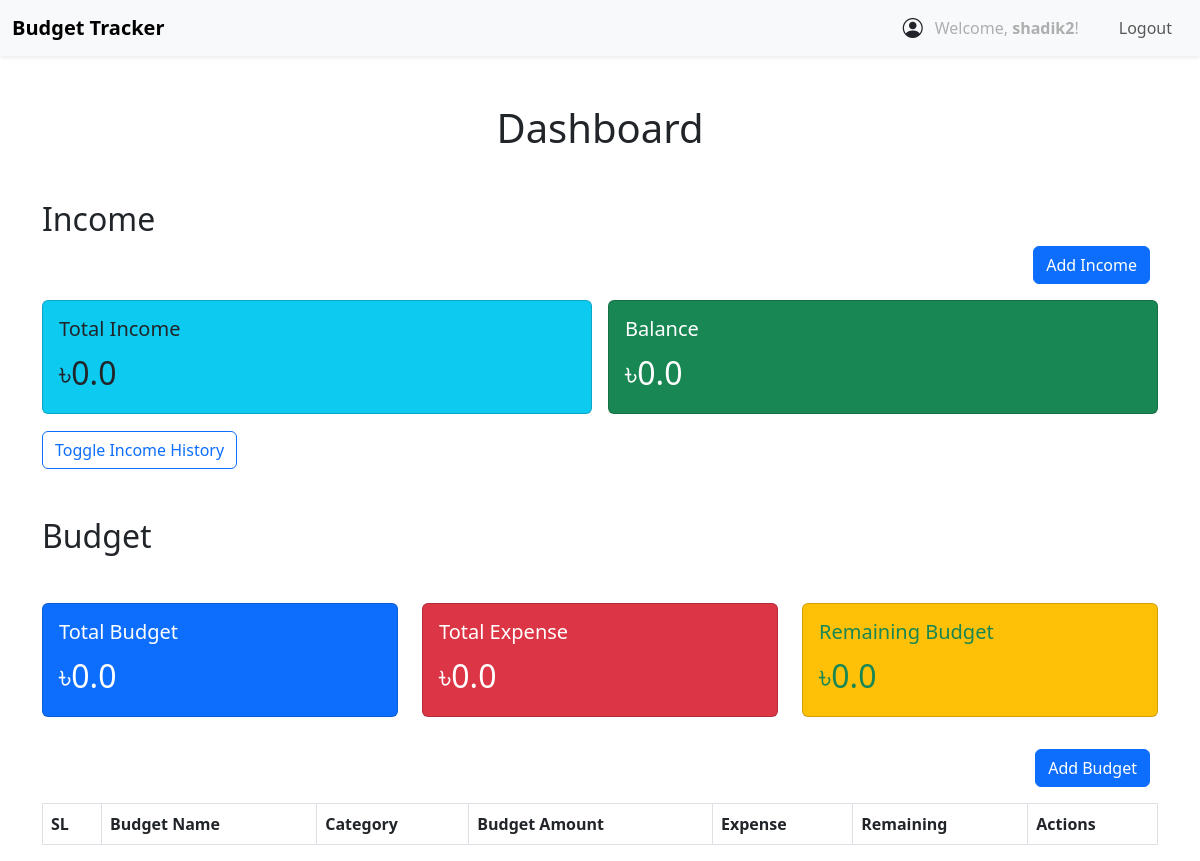
The page / (signed in) on the database as committed earlier.
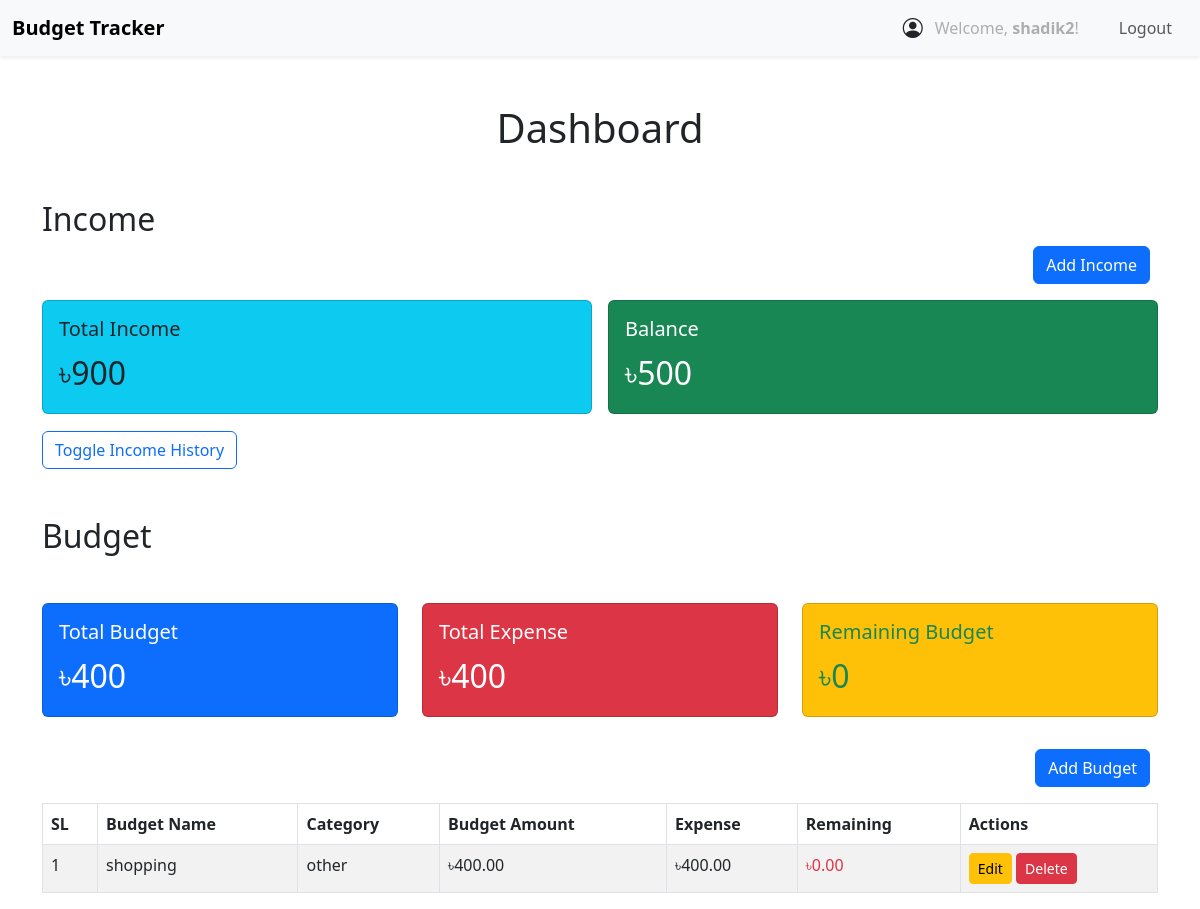
The same page on the database as committed later.
### tracker/models.py (models this page shows, shortened)
class Budget(models.Model):
    user = models.ForeignKey(User, on_delete=models.CASCADE)
    category = models.CharField(max_length=100, choices=CATEGORY_CHOICES, default='other')  # Category with choices
    name = models.CharField(max_length=100)  # Name for the budget
    amount = models.DecimalField(max_digits=10, decimal_places=2)  # Total budget amount
    expense = models.DecimalField(max_digits=10, decimal_places=2, default=0.0)  # Total expenses (this will be updated over time)
    remaining = models.DecimalField(max_digits=10, decimal_places=2, default=0.0)  # Remaining budget field
    created_at = models.DateTimeField(auto_now_add=True)  # Budget creation timestamp

### tracker/views.py (the view)
# urls.py: path('', views.dashboard, name='dashboard'),
@login_required
def dashboard(request):
    total_budget = Budget.objects.filter(user=request.user).aggregate(total_budget=models.Sum('amount'))['total_budget'] or Decimal('0.0')
    total_expense = Budget.objects.filter(user=request.user).aggregate(total_expense=models.Sum('expense'))['total_expense'] or Decimal('0.0')
    remaining_budget = total_budget - total_expense
    total_income = Income.objects.filter(user=request.user).aggregate(total_income=models.Sum('amount'))['total_income'] or Decimal('0.0')
    income_data = Income.objects.filter(user=request.user)
    remaining_balance = total_income - total_budget
    budget_data = []
    for budget in Budget.objects.filter(user=request.user):
        expense = budget.expense
        remaining = budget.amount - expense
        budget_data.append({
            'budget': budget,
            'expense': expense,
            'remaining': remaining,
        })
    return render(request, 'tracker/dashboard.html', {
        'budget_data': budget_data,
        'total_budget': total_budget,
        'total_expense': total_expense,
        'remaining_budget': remaining_budget,
        'remaining_balance' : remaining_balance,
        'total_income': total_income,  # Include total income
        'income_data': income_data,  # Pass income data to template
    })

### tracker/templates/tracker/dashboard.html (shortened to what this page needs)
<!DOCTYPE html>
<html lang="en">
  <head>
    <link
      href="https://cdn.jsdelivr.net/npm/bootstrap@5.3.0/dist/css/bootstrap.min.css"
      rel="stylesheet"
    />
  </head>
  <body>
<nav class="navbar navbar-expand-lg navbar-light bg-light shadow-sm">
  <div class="container-fluid">
    <a class="navbar-brand fw-bold" href="#">Budget Tracker</a>
    <div class="collapse navbar-collapse justify-content-end" id="navbarNav">
      <ul class="navbar-nav align-items-center">
        {% if user.is_authenticated %}
        <li class="nav-item me-3 d-flex align-items-center">
          <i class="bi bi-person-circle fs-5 me-1"></i>
          <span class="nav-link disabled" tabindex="-1" aria-disabled="true">
            Welcome, <strong>{{ user.username }}</strong>!
          </span>
        </li>
        <li class="nav-item">
          <a class="nav-link btn btn-outline-danger px-3" href="{% url 'logout' %}">Logout</a>
        </li>
        {% else %}
        <li class="nav-item">
          <a class="nav-link btn btn-primary px-3 text-white" href="{% url 'login' %}">Login</a>
        </li>
        {% endif %}
      </ul>
    </div>
  </div>
</nav>
<link href="https://cdn.jsdelivr.net/npm/bootstrap-icons@1.10.5/font/bootstrap-icons.css" rel="stylesheet" />
    <div class="container mt-5">
      <h1 class="text-center mb-4">Dashboard</h1>
      <h2 class="mt-5">Income</h2>
      <div class="d-flex justify-content-end mb-3">
        <a href="{% url 'add_income' %}" class="btn btn-primary me-2">Add Income</a>
      </div>
      <div class="row mb-3">
        <div class="col-md-12">
          <div class="d-flex">
            <div class="card bg-info me-3" style="flex: 1;">
              <div class="card-body">
                <h5 class="card-title">Total Income</h5>
                <p class="card-text" style="font-size: 2rem">
                  ৳{{ total_income }}
                </p>
              </div>
            </div>
            <div class="card bg-success text-white" style="flex: 1;">
              <div class="card-body">
                <h5 class="card-title">Balance</h5>
                <p class="card-text" style="font-size: 2rem">
                  ৳{{ remaining_balance }}
                </p>
              </div>
            </div>
          </div>
        </div>
      </div>
      <h3>
        <button
          class="btn btn-outline-primary"
          type="button"
          data-bs-toggle="collapse"
          data-bs-target="#incomeTable"
          aria-expanded="false"
          aria-controls="incomeTable"
        >
          Toggle Income History
        </button>
      </h3>
      <h2 class="mt-5 mb-5">Budget</h2>
      <div class="row mb-3">
        <div class="col-md-4 mb-3">
          <div class="card bg-primary text-white">
            <div class="card-body">
              <h5 class="card-title">Total Budget</h5>
              <p class="card-text" style="font-size: 2rem">
                ৳{{ total_budget }}
              </p>
            </div>
          </div>
        </div>
        <div class="col-md-4 mb-3">
          <div class="card bg-danger text-white">
            <div class="card-body">
              <h5 class="card-title">Total Expense</h5>
              <p class="card-text" style="font-size: 2rem">
                ৳{{ total_expense }}
              </p>
            </div>
          </div>
        </div>
        <div class="col-md-4 mb-3">
          <div class="card bg-warning text-dark">
            <div class="card-body">
              <h5 class="card-title text-success">Remaining Budget</h5>
              <p class="card-text text-success font-weight-bold" style="font-size: 2rem">
                ৳{{ remaining_budget }}
              </p>
            </div>
          </div>
        </div>
      </div>
      <div class="d-flex justify-content-end mb-3">
        <a href="{% url 'add_budget' %}" class="btn btn-primary me-2">Add Budget</a>
      </div>
      <table class="table table-bordered table-hover table-striped">
        <thead class="thead-light">
          <tr>
            <th scope="col">SL</th>
            <th scope="col">Budget Name</th>
            <th scope="col">Category</th>
            <th scope="col">Budget Amount</th>
            <th scope="col">Expense</th>
            <th scope="col">Remaining</th>
            <th scope="col">Actions</th>
          </tr>
        </thead>
        <tbody>
          {% for item in budget_data %}
          <tr class="category-{{ item.budget.category|lower }}">
            <td>{{ forloop.counter }}</td>
            <td>{{ item.budget.name }}</td>
            <td>{{ item.budget.category }}</td>
            <td>৳{{ item.budget.amount }}</td>
            <td>৳{{ item.expense }}</td>
            <td
              class="text-success {% if item.remaining <= 0 %} text-danger{% endif %}"
            >
              ৳{{ item.remaining }}
            </td>
            <td>
              <a href="{% url 'edit_budget' item.budget.id %}" class="btn btn-warning btn-sm">Edit</a>
              <form
                action="{% url 'delete_budget' item.budget.id %}"
                method="POST"
                style="display: inline"
                onsubmit="return confirmDelete();"
              >
                <button type="submit" class="btn btn-danger btn-sm">Delete</button>
              </form>
            </td>
          </tr>
          {% endfor %}
        </tbody>
      </table>
    </div>
  </body>
</html>

Rows that differ between the two databases and show on the page:
added Budget: budget.name "shopping", budget.category "other", budget.amount "400.00", expense "400.00", remaining "0.00"
Other text that changed with them:
{{ total_income }}: "0.0" → "900"
{{ remaining_balance }}: "0.0" → "500"
{{ total_budget }}: "0.0" → "400"
{{ total_expense }}: "0.0" → "400"
{{ remaining_budget }}: "0.0" → "0"
